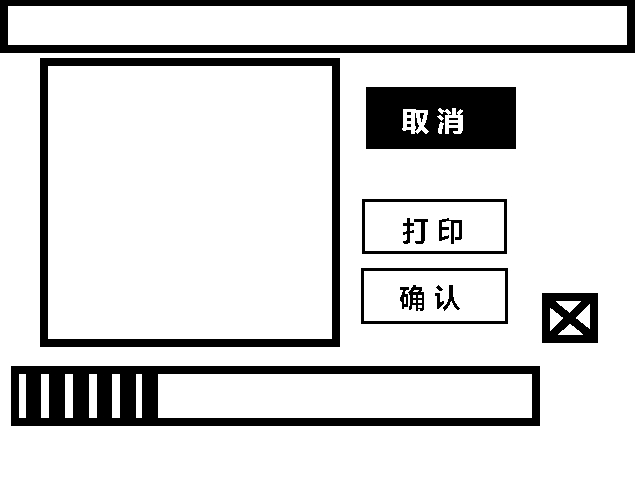
//> input picture qt/image/640x480_test1.jpeg, 640 x 480 px
$ ./histogram ../../qt/image/640x480_test1.jpeg   (built with g++ and OpenCV 4)
//> lines starting //> are read from the running program, lines starting //| are printed output that depends on the picture
//图像的灰度直方图
//By MoreWindows (http://blog.csdn.net/MoreWindows)
#include <cv.h>
#include <cxcore.h>
#include <highgui.h>
#include <stdio.h>
using namespace std;
#pragma comment(linker, "/subsystem:\"windows\" /entry:\"mainCRTStartup\"")
void FillWhite(IplImage *pImage)
{
	cvRectangle(pImage, cvPoint(0, 0), cvPoint(pImage->width, pImage->height), CV_RGB(255, 255, 255), CV_FILLED);
}
// 创建灰度图像的直方图
CvHistogram* CreateGrayImageHist(IplImage **ppImage)
{
	int nHistSize = 256;
	float fRange[] = {0, 255};  //灰度级的范围
	float *pfRanges[] = {fRange};
	CvHistogram *pcvHistogram = cvCreateHist(1, &nHistSize, CV_HIST_ARRAY, pfRanges);
	cvCalcHist(ppImage, pcvHistogram);
	return pcvHistogram;
}
// 根据直方图创建直方图图像
IplImage* CreateHisogramImage(int nImageWidth, int nScale, int nImageHeight, CvHistogram *pcvHistogram)
{
	IplImage *pHistImage = cvCreateImage(cvSize(nImageWidth * nScale, nImageHeight), IPL_DEPTH_8U, 1);
	FillWhite(pHistImage);

	//统计直方图中的最大直方块
	float fMaxHistValue = 0;
	cvGetMinMaxHistValue(pcvHistogram, NULL, &fMaxHistValue, NULL, NULL);

	//分别将每个直方块的值绘制到图中
	int i;
	for(i = 0; i < nImageWidth; i++)
	{
		float fHistValue = cvQueryHistValue_1D(pcvHistogram, i); //像素为i的直方块大小
		int nRealHeight = cvRound((fHistValue / fMaxHistValue) * nImageHeight);  //要绘制的高度
		cvRectangle(pHistImage,
			cvPoint(i * nScale, nImageHeight - 1),
			cvPoint((i + 1) * nScale - 1, nImageHeight - nRealHeight),
			cvScalar(i, 0, 0, 0),
			CV_FILLED
		);
	}
	return pHistImage;
}
int main( int argc, char** argv )
{
	const char *pstrWindowsSrcTitle = "原图(http://blog.csdn.net/MoreWindows)";
	const char *pstrWindowsGrayTitle = "灰度图(http://blog.csdn.net/MoreWindows)";
	const char *pstrWindowsHistTitle = "直方图(http://blog.csdn.net/MoreWindows)";

	if(argc != 2) {
		return -1;
	}

	// 从文件中加载原图
	IplImage *pSrcImage = cvLoadImage(argv[1], CV_LOAD_IMAGE_UNCHANGED);
//> pSrcImage is the input picture: 480 rows x 640 cols, CV_8UC3; min 0, max 255, mean 216.8
	IplImage *pGrayImage = cvCreateImage(cvGetSize(pSrcImage), IPL_DEPTH_8U, 1);
	// 灰度图
	cvCvtColor(pSrcImage, pGrayImage, CV_BGR2GRAY);

	// 灰度直方图
	CvHistogram *pcvHistogram = CreateGrayImageHist(&pGrayImage);

	// 创建直方图图像
	int nHistImageWidth = 255;
	int nHistImageHeight = 150;  //直方图图像高度
	int nScale = 2;
	IplImage *pHistImage = CreateHisogramImage(nHistImageWidth, nScale, nHistImageHeight, pcvHistogram);
//> in FillWhite, `cvRectangle(pImage, cvPoint(0, 0), cvPoint(pImage->width, pImage->heig..`: pImage: 150 rows x 510 cols, CV_8UC1; every value is 255
//> in CreateHisogramImage, `cvGetMinMaxHistValue(pcvHistogram, NULL, &fMaxHistValue, NULL, NULL);`: fMaxHistValue = 45915
//> the loop in CreateHisogramImage, `for(i = 0; i < nImageWidth; i++)` made 255 passes
//> (fHistValue, nRealHeight) on passes 1 to 3: (45915, 150), (138, 0), (0, 0)
//> after the loop in CreateHisogramImage, `for(i = 0; i < nImageWidth; i++)`:
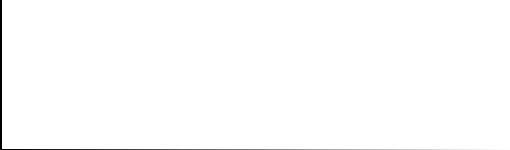
//> pHistImage: 150 rows x 510 cols, CV_8UC1; min 0, max 255, mean 253.2

	// 显示
	cvNamedWindow(pstrWindowsSrcTitle, CV_WINDOW_AUTOSIZE);
	cvNamedWindow(pstrWindowsGrayTitle, CV_WINDOW_AUTOSIZE);
	cvNamedWindow(pstrWindowsHistTitle, CV_WINDOW_AUTOSIZE);
	cvShowImage(pstrWindowsSrcTitle, pSrcImage);
	cvShowImage(pstrWindowsGrayTitle, pGrayImage);
	cvShowImage(pstrWindowsHistTitle, pHistImage);


	cvWaitKey(0);

	cvReleaseHist(&pcvHistogram);

	cvDestroyWindow(pstrWindowsSrcTitle);
	cvDestroyWindow(pstrWindowsGrayTitle);
	cvDestroyWindow(pstrWindowsHistTitle);
	cvReleaseImage(&pSrcImage);
	cvReleaseImage(&pGrayImage);
	cvReleaseImage(&pHistImage);
	return 0;
}
